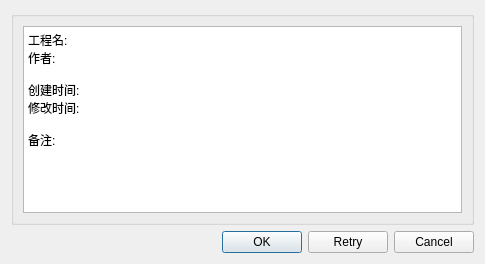
<?xml version="1.0" encoding="UTF-8"?>
<ui version="4.0">
 <class>W_ProjectNote</class>
 <widget class="QDialog" name="W_ProjectNote">
  <property name="geometry">
   <rect>
    <x>0</x>
    <y>0</y>
    <width>485</width>
    <height>264</height>
   </rect>
  </property>
  <property name="windowTitle">
   <string>笔记</string>
  </property>
  <layout class="QVBoxLayout" name="verticalLayout">
   <item>
    <widget class="QGroupBox" name="groupBox">
     <property name="title">
      <string/>
     </property>
     <layout class="QVBoxLayout" name="verticalLayout_2">
      <item>
       <widget class="QPlainTextEdit" name="plainTextEdit">
        <property name="plainText">
         <string>工程名: 
作者:

创建时间: 
修改时间: 

备注: 
</string>
        </property>
       </widget>
      </item>
     </layout>
    </widget>
   </item>
   <item>
    <widget class="QDialogButtonBox" name="buttonBox">
     <property name="standardButtons">
      <set>QDialogButtonBox::Cancel|QDialogButtonBox::Ok|QDialogButtonBox::Retry</set>
     </property>
    </widget>
   </item>
  </layout>
 </widget>
 <resources/>
 <connections>
  <connection>
   <sender>buttonBox</sender>
   <signal>rejected()</signal>
   <receiver>W_ProjectNote</receiver>
   <slot>reject()</slot>
   <hints>
    <hint type="sourcelabel">
     <x>234</x>
     <y>248</y>
    </hint>
    <hint type="destinationlabel">
     <x>478</x>
     <y>184</y>
    </hint>
   </hints>
  </connection>
 </connections>
</ui>
